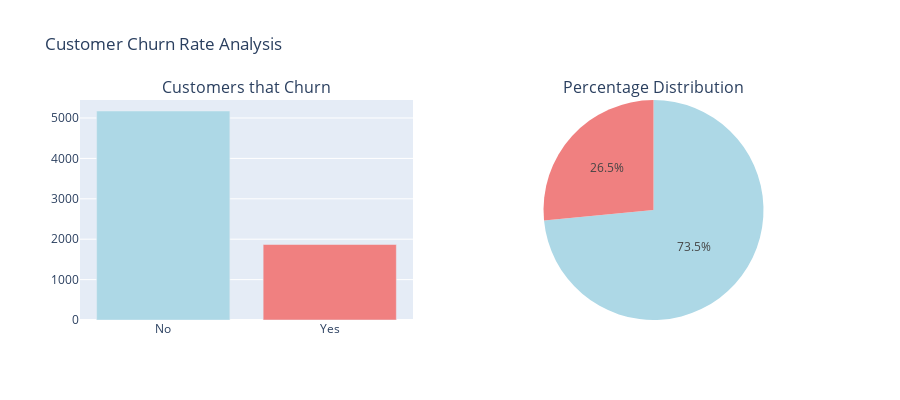

The code cell stored with this chart in its notebook:
### Code cell
# Cell 3: Target Variable Analysis - Churn Rate
print("🎯 TARGET VARIABLE ANALYSIS (CHURN RATE)")
print("=" * 40)

churn_analysis = df.select([
    pl.col("Churn").value_counts().alias("distribution")
]).unnest("distribution").with_columns([
    (pl.col("count") / pl.col("count").sum() * 100).alias("percentage")
]).sort("Churn")

print("Comprehensive Churn Analysis:")
print(churn_analysis)

# Extracting key metrics
total_customers = df.height
churned_customers = df.filter(pl.col("Churn") == "Yes").height
churn_rate = (churned_customers / total_customers) * 100

print(f"\n📊 KEY METRICS:")
print(f"   Total Customers: {total_customers:,}")
print(f"   Churned Customers: {churned_customers:,}")
print(f"   Retention Rate: {100 - churn_rate:.1f}%")
print(f"   🚨 CHURN RATE: {churn_rate:.1f}%")

# Visualization with plotly
import plotly.graph_objects as go
from plotly.subplots import make_subplots

# Converting to pandas for easier plotting
churn_data = churn_analysis.to_pandas()

# Creating subplots
fig = make_subplots(
    rows=1, cols=2,
    subplot_titles=('Customers that Churn', 'Percentage Distribution'),
    specs=[[{"type": "bar"}, {"type": "pie"}]]
)

# Bar chart
fig.add_trace(
    go.Bar(
        x=churn_data["Churn"],
        y=churn_data["count"],
        marker_color=['lightblue', 'lightcoral'],
        name="Count"
    ),
    row=1, col=1
)

# Pie chart
fig.add_trace(
    go.Pie(
        labels=churn_data["Churn"],
        values=churn_data["percentage"],
        marker_colors=['lightblue', 'lightcoral'],
        name="Percentage"
    ),
    row=1, col=2
)

fig.update_layout(
    title_text="Customer Churn Rate Analysis",
    height=400,
    showlegend=False
)

fig.show()

### Figure 1 — Plotly figure (JSON) as saved in the notebook; plotly's stock layout.template omitted (floating-point values rounded to 4 significant figures)
{"data": [{"marker": {"color": ["lightblue", "lightcoral"]}, "name": "Count", "type": "bar", "x": ["No", "Yes"], "xaxis": "x", "y": [5174, 1869], "yaxis": "y"}, {"domain": {"x": [0.55, 1], "y": [0, 1]}, "labels": ["No", "Yes"], "marker": {"colors": ["lightblue", "lightcoral"]}, "name": "Percentage", "type": "pie", "values": [73.46, 26.54]}], "layout": {"annotations": [{"font": {"size": 16}, "showarrow": false, "text": "Customers that Churn", "x": 0.225, "xanchor": "center", "xref": "paper", "y": 1, "yanchor": "bottom", "yref": "paper"}, {"font": {"size": 16}, "showarrow": false, "text": "Percentage Distribution", "x": 0.775, "xanchor": "center", "xref": "paper", "y": 1, "yanchor": "bottom", "yref": "paper"}], "height": 400, "showlegend": false, "title": {"text": "Customer Churn Rate Analysis"}, "xaxis": {"anchor": "y", "domain": [0, 0.45]}, "yaxis": {"anchor": "x", "domain": [0, 1]}}}
